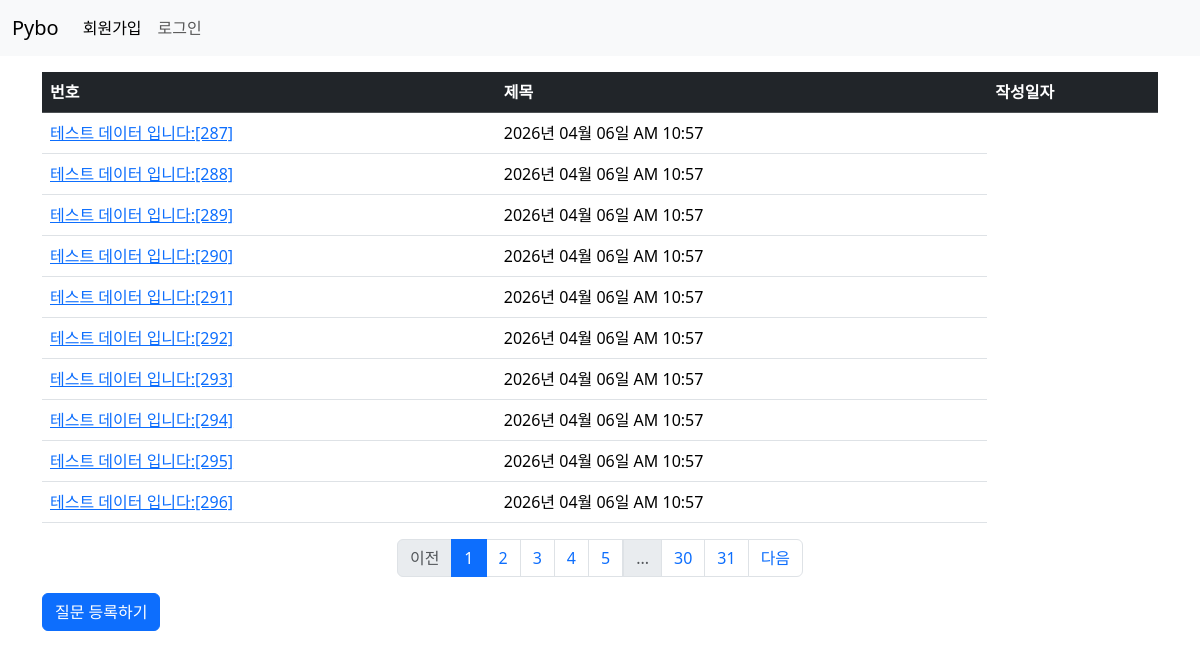
Page /question/list/ on the committed database.
### pybo/models.py (models this page shows)
class Question(db.Model):
    id = db.Column(db.Integer, primary_key=True)
    subject = db.Column(db.String(200), nullable=False)
    content = db.Column(db.Text(), nullable=False)
    create_date = db.Column(db.DateTime(), nullable=False)

### pybo/views/question_views.py (the view)
@bp.route('/list/')
def _list():
    page = request.args.get('page', default=1, type=int) # 페이지 쿼리 스트링 값 가져오기
    question_list = Question.query.order_by(Question.create_date.desc())
    question_list = question_list.paginate(page=page, per_page=10) # 한 페이지에 보여야할 개수
    return render_template('question/question_list.html', question_list=question_list)

### pybo/filter.py (called while the page is built)
def format_datetime(value, fmt='%Y년 %m월 %d일 %p %I:%M'):
    return value.strftime(fmt)

### pybo/views/auth_views.py (called while the page is built)
@bp.before_app_request
def load_logged_in_user():
    user_id = session.get('user_id')
    if user_id is None:
        g.user = None
    else:
        g.user = User.query.get(user_id)

### pybo/templates/question/question_list.html (shortened to what this page needs)
<!DOCTYPE html>
<html lang="en">
<head>
    <link rel="stylesheet" href="https://cdn.jsdelivr.net/npm/bootstrap@5.3.8/dist/css/bootstrap.min.css">
</head>
<body>
{% extends 'base.html' %}
{% block content %}
    <div class="container my-3">
    <table class="table table-hover">
        <thead>
            <tr class="table-dark">
                <th>번호</th>
                <th>제목</th>
                <th>작성일자</th>
            </tr>
        </thead>
        <tbody>
        {% if question_list %}
        {% for question in question_list.items %}
        <tr>
            <td>
            <a href="{{ url_for('question.detail', question_id=question.id) }}">{{ question.subject }}</a>
            </td>
            <td>{{ question.create_date|datetime }}</td>
        </tr>
        {% endfor %}
        {% else %}
        <tr>
        <td colspan="3">질문이 없습니다.</td>
        </tr>
        {% endif %}
        </tbody>
    </table>
    <ul class="pagination justify-content-center">
        {% if question_list.has_prev %}
        <li class="page-item">
            <a href="?page={{ question_list.prev_num }}" class="page-link">이전</a>
        </li>
        {% else %}
        <li class="page-item disabled">
            <a class="page-link" tabindex="-1" aria-disabled="true" href="javascript:void(0)">이전</a>
        </li>
        {% endif %}
        {% for page_num in question_list.iter_pages() %}
        {% if page_num %}
        {% if page_num != question_list.page %}
        <li class="page-item">
            <a class="page-link" href="?page={{ page_num }}">{{ page_num }}</a>
        </li>
        {% else %}
        <li class="page-item active" aria-current="page">
            <a class="page-link" href="javascript:void(0)">{{ page_num }}</a>
        </li>
        {% endif %}
        {% else %}
        <li class="disabled">
            <a class="page-link" href="javascript:void(0)">...</a>
        </li>
        {% endif %}
        {% endfor %}
        {% if question_list.has_next %}
        <li class="page-item">
            <a class="page-link" href="?page={{ question_list.next_num }}">다음</a>
        </li>
        {% else %}
        <li class="page-item disabled">
            <a class="page-link" tabindex="-1" aria-disabled="true" href="javascript:void(0)">다음</a>
        </li>
        {% endif %}
    </ul>
    <a href="{{ url_for('question.create') }}" class="btn btn-primary">질문 등록하기</a>
</div>
{% endblock %}

### pybo/templates/base.html (shortened to what this page needs)
<!DOCTYPE html>
<html lang="en">
<head>
    <link rel="stylesheet" href="https://cdn.jsdelivr.net/npm/bootstrap@5.3.8/dist/css/bootstrap.min.css">
    <link rel="stylesheet" href="{{ url_for('static', filename='style.css') }}">
</head>
<body>
{% include 'navbar.html' %}
{% block content %}
{% endblock %}
</body>
</html>

### pybo/templates/navbar.html (shortened to what this page needs)
<nav class="navbar navbar-expand-sm bg-body-tertiary">
    <div class="container-fluid">
        <a class="navbar-brand" href="{{ url_for('main.index') }}">Pybo</a>
        <div class="collapse navbar-collapse" id="navbarNav">
          {% if g.user %}
          <ul class="navbar-nav">
                <li class="nav-item">
                    <a class="nav-link" href="{{ url_for('auth.logout') }}">{{ g.user.username }} (로그아웃)</a>
                </li>
            </ul>
          {% else %}
            <ul class="navbar-nav">
                <li class="nav-item">
                    <a class="nav-link active" aria-current="page" href="{{ url_for('auth.signup') }}">회원가입</a>
                </li>
                <li class="nav-item">
                    <a class="nav-link" href="{{ url_for('auth.login') }}">로그인</a>
                </li>
            </ul>
          {% endif %}
        </div>
    </div>
</nav>

### rows in the picture
Question: subject "테스트 데이터 입니다:[287]", create_date "2026년 04월 06일 AM 10:57"
Question: subject "테스트 데이터 입니다:[288]", create_date "2026년 04월 06일 AM 10:57"
Question: subject "테스트 데이터 입니다:[289]", create_date "2026년 04월 06일 AM 10:57"
Question: subject "테스트 데이터 입니다:[290]", create_date "2026년 04월 06일 AM 10:57"
Question: subject "테스트 데이터 입니다:[291]", create_date "2026년 04월 06일 AM 10:57"
Question: subject "테스트 데이터 입니다:[292]", create_date "2026년 04월 06일 AM 10:57"
Question: subject "테스트 데이터 입니다:[293]", create_date "2026년 04월 06일 AM 10:57"
Question: subject "테스트 데이터 입니다:[294]", create_date "2026년 04월 06일 AM 10:57"
Question: subject "테스트 데이터 입니다:[295]", create_date "2026년 04월 06일 AM 10:57"
Question: subject "테스트 데이터 입니다:[296]", create_date "2026년 04월 06일 AM 10:57"

### other values in the picture
{{ page_num }} "1"
{{ page_num }} "2" "3" "4" "5" "30" "31"
